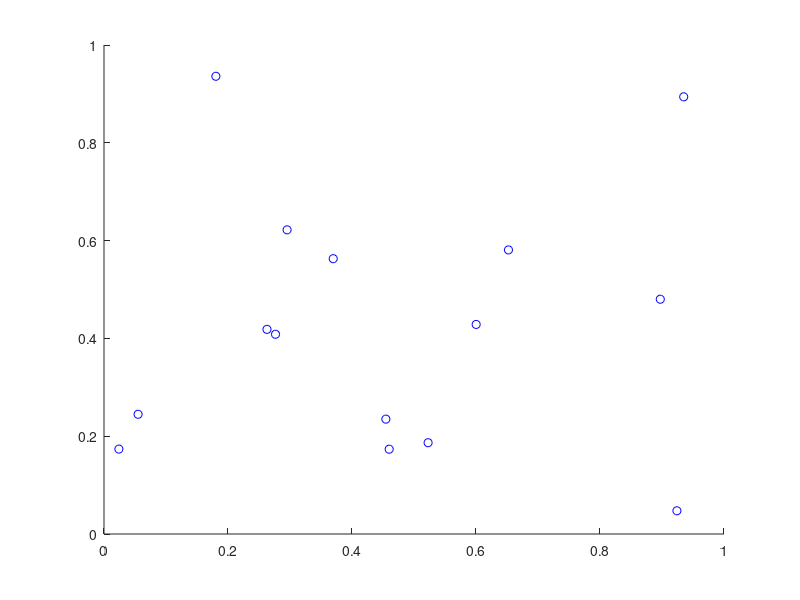

Here is the MATLAB script that generated this plot: (Note: this script raises an error after producing the figure.)
close all

n = 15
A = rand(n, 2)
[U,S,V] = svd(A)

figure
hold on
plot(A(:, 1), A(:, 2), 'bo')
plotv(V(:, 1) * -5)
plotv(V(:, 2) * -5)
axis([-0.1, 1.1, -0.1, 1.1])